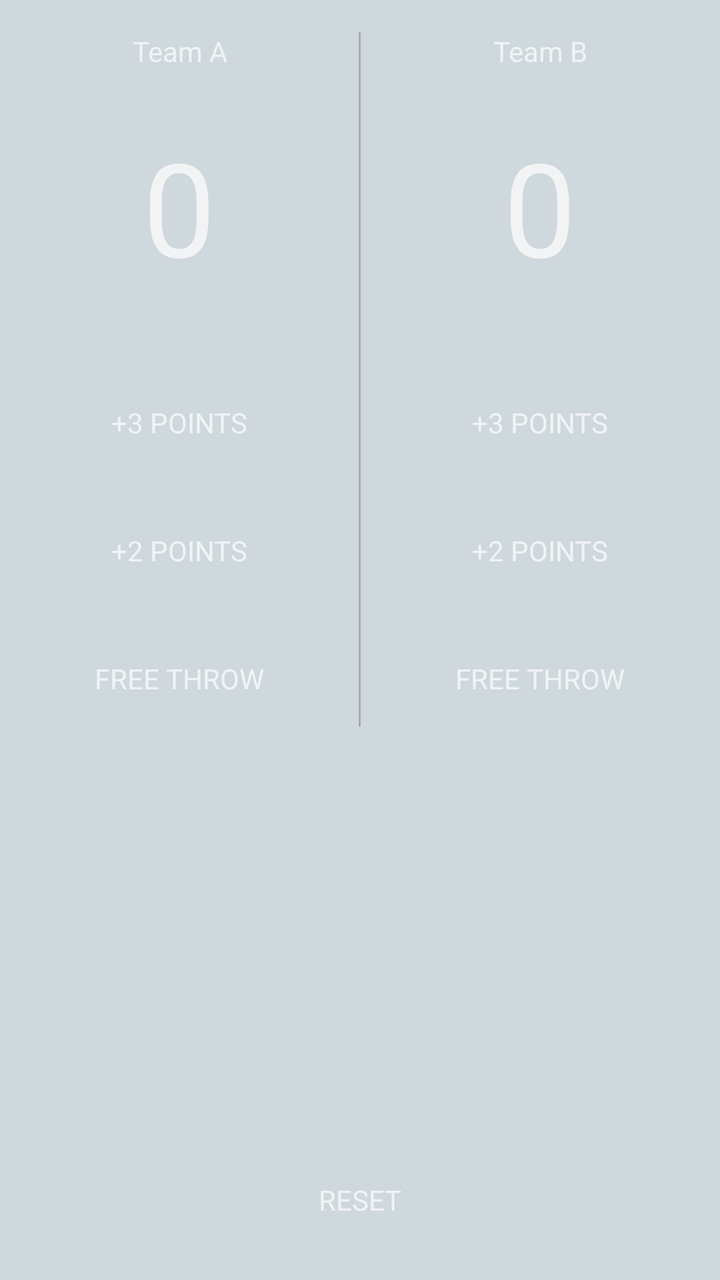
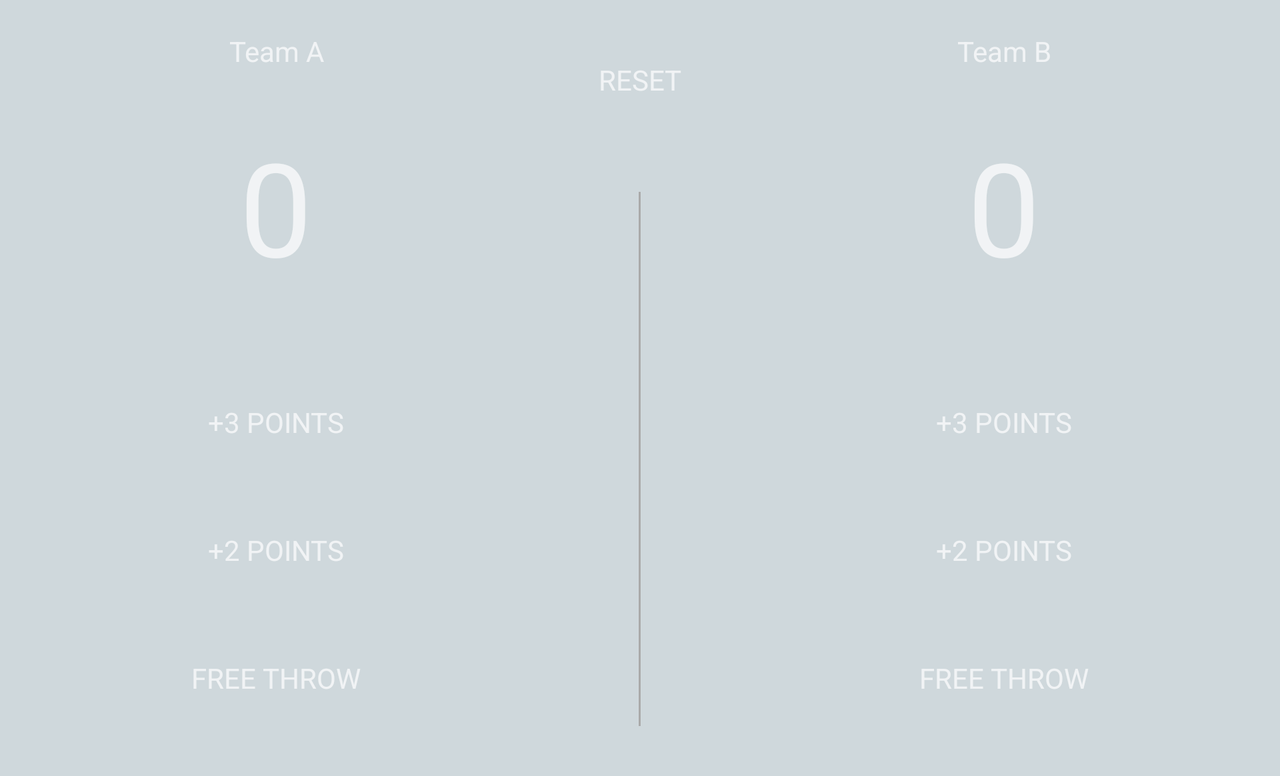

Two renders of one Android screen. The first uses the default layout on a phone; the second uses the alternative layout the repository ships for a different screen configuration, on a matching device. The two XML files are below.
<!-- AndroidManifest.xml: application theme Theme.AppCompat.NoActionBar -->
<!-- res/layout/activity_counter.xml -->
<?xml version="1.0" encoding="utf-8"?>
<RelativeLayout xmlns:android="http://schemas.android.com/apk/res/android"
                android:layout_width="match_parent"
                android:layout_height="match_parent"
                android:background="@color/bg"
                android:orientation="vertical"
                android:id="@+id/root"
>
    <LinearLayout android:layout_width="match_parent"
                  android:layout_height="wrap_content">

        <LinearLayout android:layout_width="0dp" android:layout_height="wrap_content"
                      android:layout_weight="1"
                      android:gravity="center"
                      android:paddingLeft="@dimen/fab_margin25"
                      android:paddingRight="@dimen/fab_margin25"
                      android:orientation="vertical"
        >
            <TextView android:layout_width="match_parent" android:layout_height="wrap_content"
                      android:layout_marginTop="@dimen/fab_margin"
                      android:gravity="center"
                      android:text="Team A"/>
            <TextView android:id="@+id/aGrade" android:layout_width="wrap_content"
                      android:layout_height="wrap_content"
                      android:layout_marginBottom="@dimen/fab_margin25"
                      android:layout_marginTop="@dimen/fab_margin25"
                      android:gravity="center"
                      android:text="0"
                      android:textSize="65sp"/>
            <Button android:id="@+id/a3Btn" style="@style/ButtonStyle"

                    android:text="+3 POINTS"/>
            <Button android:id="@+id/a2Btn" style="@style/ButtonStyle"
                    android:text="+2 POINTS"/>
            <Button android:id="@+id/a1Btn" style="@style/ButtonStyle"
                    android:text="FREE THROW"/>
        </LinearLayout>
        <View android:layout_width="1dp" android:layout_height="match_parent"
              android:layout_marginTop="@dimen/fab_margin"
              android:background="@android:color/darker_gray"/>
        <LinearLayout android:layout_width="0dp" android:layout_height="wrap_content"
                      android:layout_weight="1"
                      android:gravity="center"
                      android:paddingLeft="@dimen/fab_margin25"
                      android:paddingRight="@dimen/fab_margin25"
                      android:orientation="vertical"
        >
            <TextView android:layout_width="match_parent" android:layout_height="wrap_content"
                      android:layout_marginTop="@dimen/fab_margin"
                      android:gravity="center"
                      android:text="Team B"/>
            <TextView android:id="@+id/bGrade" android:layout_width="wrap_content"
                      android:layout_height="wrap_content"
                      android:layout_marginBottom="@dimen/fab_margin25"
                      android:layout_marginTop="@dimen/fab_margin25"
                      android:gravity="center"
                      android:text="0"
                      android:textSize="65sp"/>
            <Button android:id="@+id/b3Btn" style="@style/ButtonStyle"

                    android:text="+3 POINTS"/>
            <Button android:id="@+id/b2Btn" style="@style/ButtonStyle"
                    android:text="+2 POINTS"/>
            <Button android:id="@+id/b1Btn" style="@style/ButtonStyle"
                    android:text="FREE THROW"/>
        </LinearLayout>


    </LinearLayout>
    <Button android:id="@+id/reset" style="@style/ButtonStyle"
            android:layout_width="wrap_content"
            android:layout_height="wrap_content"
            android:layout_alignParentBottom="true"
            android:layout_centerHorizontal="true"
            android:layout_marginBottom="@dimen/fab_margin"
            android:text="RESET"/>
</RelativeLayout>
<!-- resources referenced by this layout -->
<resources>
  <color name="bg">#CFD8DC</color>
  <dimen name="fab_margin">16dp</dimen>
  <dimen name="fab_margin25">25dp</dimen>
  <style name="ButtonStyle">
          <item name="android:textAppearance">?android:attr/textAppearanceSmall</item>
          <item name="android:layout_marginTop">@dimen/fab_margin</item>
          <item name="android:layout_width">match_parent</item>
          <item name="android:layout_height">wrap_content</item>
          <item name="android:textAllCaps">true</item>
          <item name="android:background">@drawable/button_bg</item>
          <item name="android:paddingLeft">15dp</item>
          <item name="android:paddingRight">15dp</item>
      </style>
</resources>
<!-- res/layout-land/activity_counter.xml (the repository's variant of the layout above) -->
<!-- drawn on the phone turned sideways -->
<?xml version="1.0" encoding="utf-8"?>
    <ScrollView android:layout_width="match_parent"
                android:layout_height="match_parent"
                android:background="@color/bg"
                xmlns:android="http://schemas.android.com/apk/res/android">
    <LinearLayout android:layout_width="match_parent"
                  android:paddingBottom="@dimen/fab_margin25"
                  android:layout_height="match_parent">

        <LinearLayout android:layout_width="0dp" android:layout_height="wrap_content"
                      android:layout_weight="1"
                      android:gravity="center"
                      android:paddingLeft="@dimen/fab_margin25"
                      android:paddingRight="@dimen/fab_margin25"
                      android:orientation="vertical"
        >
            <TextView android:layout_width="match_parent" android:layout_height="wrap_content"
                      android:layout_marginTop="@dimen/fab_margin"
                      android:gravity="center"
                      android:text="Team A"/>
            <TextView android:id="@+id/aGrade" android:layout_width="wrap_content"
                      android:layout_height="wrap_content"
                      android:layout_marginBottom="@dimen/fab_margin25"
                      android:layout_marginTop="@dimen/fab_margin25"
                      android:gravity="center"
                      android:text="0"
                      android:textSize="65sp"/>
            <Button android:id="@+id/a3Btn" style="@style/ButtonStyle"

                    android:text="+3 POINTS"/>
            <Button android:id="@+id/a2Btn" style="@style/ButtonStyle"
                    android:text="+2 POINTS"/>
            <Button android:id="@+id/a1Btn" style="@style/ButtonStyle"
                    android:text="FREE THROW"/>
        </LinearLayout>
        <LinearLayout android:layout_width="wrap_content"
                      android:layout_height="match_parent"
                      android:gravity="center"
        android:orientation="vertical">
        <Button android:id="@+id/reset" style="@style/ButtonStyle"
                android:layout_width="wrap_content"
                android:layout_height="wrap_content"
                android:layout_alignParentBottom="true"
                android:layout_centerHorizontal="true"
                android:layout_marginBottom="@dimen/fab_margin"
                android:text="RESET"/>
        <View android:layout_width="1dp" android:layout_height="match_parent"
              android:layout_marginTop="@dimen/fab_margin"
              android:background="@android:color/darker_gray"/>
        </LinearLayout>
        <LinearLayout android:layout_width="0dp" android:layout_height="wrap_content"
                      android:layout_weight="1"
                      android:gravity="center"
                      android:paddingLeft="@dimen/fab_margin25"
                      android:paddingRight="@dimen/fab_margin25"
                      android:orientation="vertical"
        >
            <TextView android:layout_width="match_parent" android:layout_height="wrap_content"
                      android:layout_marginTop="@dimen/fab_margin"
                      android:gravity="center"
                      android:text="Team B"/>
            <TextView android:id="@+id/bGrade" android:layout_width="wrap_content"
                      android:layout_height="wrap_content"
                      android:layout_marginBottom="@dimen/fab_margin25"
                      android:layout_marginTop="@dimen/fab_margin25"
                      android:gravity="center"
                      android:text="0"
                      android:textSize="65sp"/>
            <Button android:id="@+id/b3Btn" style="@style/ButtonStyle"

                    android:text="+3 POINTS"/>
            <Button android:id="@+id/b2Btn" style="@style/ButtonStyle"
                    android:text="+2 POINTS"/>
            <Button android:id="@+id/b1Btn" style="@style/ButtonStyle"
                    android:text="FREE THROW"/>
        </LinearLayout>


    </LinearLayout>

    </ScrollView>
